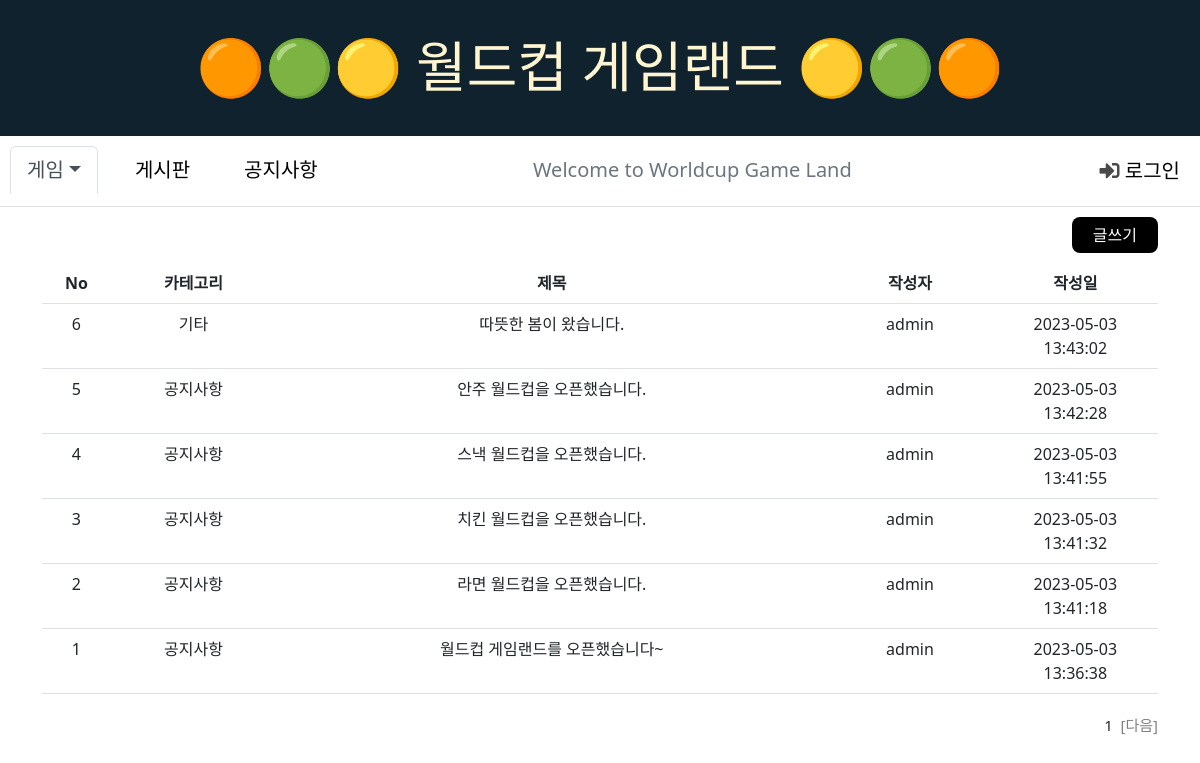
The page /app/notice/ on the database its author committed.
### app/models.py (models this page shows)
class App2(models.Model):
  category = models.CharField(max_length=10, null=True)
  title = models.CharField(max_length=100)
  content = models.CharField(max_length=1000)
  user = models.ForeignKey(User, on_delete=models.CASCADE)
  date = models.DateTimeField(null=True, auto_now=True)

class User(models.Model):
  email = models.CharField(max_length=50)
  pwd = models.CharField(max_length=100)
  name = models.CharField(max_length=10)

### app/views.py (the view)
# urls.py: path('app/notice/', views.notice),
def notice(request):
  page = request.GET.get('page')
  if not page:
    page = '1'
  page = int(page)
  prd = request.GET.get('prd')
  if not prd:
    prd = ''
  app_notice = App2.objects.order_by('-id')
  p = Paginator(app_notice, 10)
  page_obj = p.page(page)
  s_page = (page - 1 ) // 10 * 10 + 1
  e_page = s_page + 9
  pages = range(s_page, e_page + 1)
  context = {
        'app_notice': page_obj.object_list,
        'data': page_obj,
        'page': page,
        'pages': p.get_elided_page_range(number=page),
  }
  return render(request, 'notice.html', context)

### templates/notice.html (shortened to what this page needs)
{% extends 'base.html' %}
{% block content %}
<div class="jumbotron">
  <div class="container text-right">
    <a href='/app/write2/' class="btn btn-default" id="notice" style='float:right;'>글쓰기</a>
  </div>
  <div class="container text-center">
    <table class="table table-hover">
      <thead>
        <tr>
          <th width="50" style="text-align:center;">No</th>
          <th width="120" style="text-align:center;">카테고리</th>
          <th width="400" style="text-align:center;">제목</th>
          <th width="120" style="text-align:center;">작성자</th>
          <th width="120" style="text-align:center;">작성일</th>
        </tr>
      </thead>
      <tbody>
        {% for app2 in app_notice %}
        <tr onclick="location.href='/app/detail2/{{ app2.id }}/'" style="cursor:pointer;">
          <td>{{ app2.id }}</td>
          <td>{{ app2.category }}</td>
          <td>{{ app2.title }}</a></td>
          <td>{{ app2.user.name }}</td>
          <td>{{ app2.date|date:"Y-m-d H:i:s" }}</td>
        </tr>
        {% endfor %}
      </tbody>
    </table>
    <div style="text-align: right; font-size: 15px;">
      {% for p in pages %}
      {% if p == page %}
      <span style='font-weght: bold; float:'>{{p}}</span>
      {% else %}
      <a href='/app/notice/?page={{p}}'>
        <span>{{p}}</span>
      </a>
      {% endif %}
      {% endfor %}
      {% if data.has_next %}
      <a href='/app/notice/?page={{ data.next_page_number }}' style='float:right;'>
        &nbsp;&nbsp;[다음]</a>
      {% comment %} 다음페이지 없으면 비활성화 {% endcomment %}
      {% else %}
      <span style='float:right; color:gray;'>&nbsp;&nbsp;[다음]</span>
      {% endif %}
    </div>
  </div>
</div>
{% endblock %}

### templates/notice.html (style rules this page uses)
.jumbotron { height: 700px; }
.btn { color: white; background: black; border-radius: 0.5em; margin-top: 10px; margin-bottom: 10px; padding: 5px 20px; }
.table { margin-top: 30px; margin-bottom: 20px; }

### rows shown on the page
App2: id "6", category "기타", title "따뜻한 봄이 왔습니다.", user.name "admin", date "2023-05-03 13:43:02"
App2: id "5", category "공지사항", title "안주 월드컵을 오픈했습니다.", user.name "admin", date "2023-05-03 13:42:28"
App2: id "4", category "공지사항", title "스낵 월드컵을 오픈했습니다.", user.name "admin", date "2023-05-03 13:41:55"
App2: id "3", category "공지사항", title "치킨 월드컵을 오픈했습니다.", user.name "admin", date "2023-05-03 13:41:32"
App2: id "2", category "공지사항", title "라면 월드컵을 오픈했습니다.", user.name "admin", date "2023-05-03 13:41:18"
App2: id "1", category "공지사항", title "월드컵 게임랜드를 오픈했습니다~", user.name "admin", date "2023-05-03 13:36:38"

### other values the page prints
{{ p }} "1"
